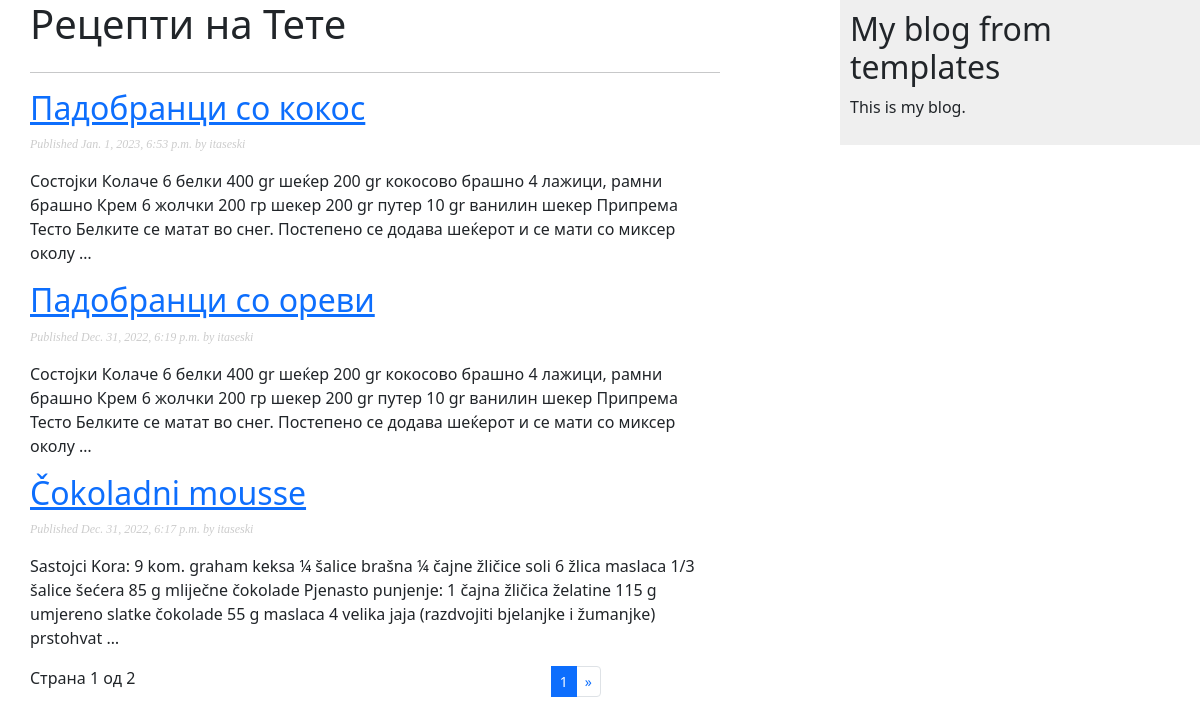
Before: / with the older database file.
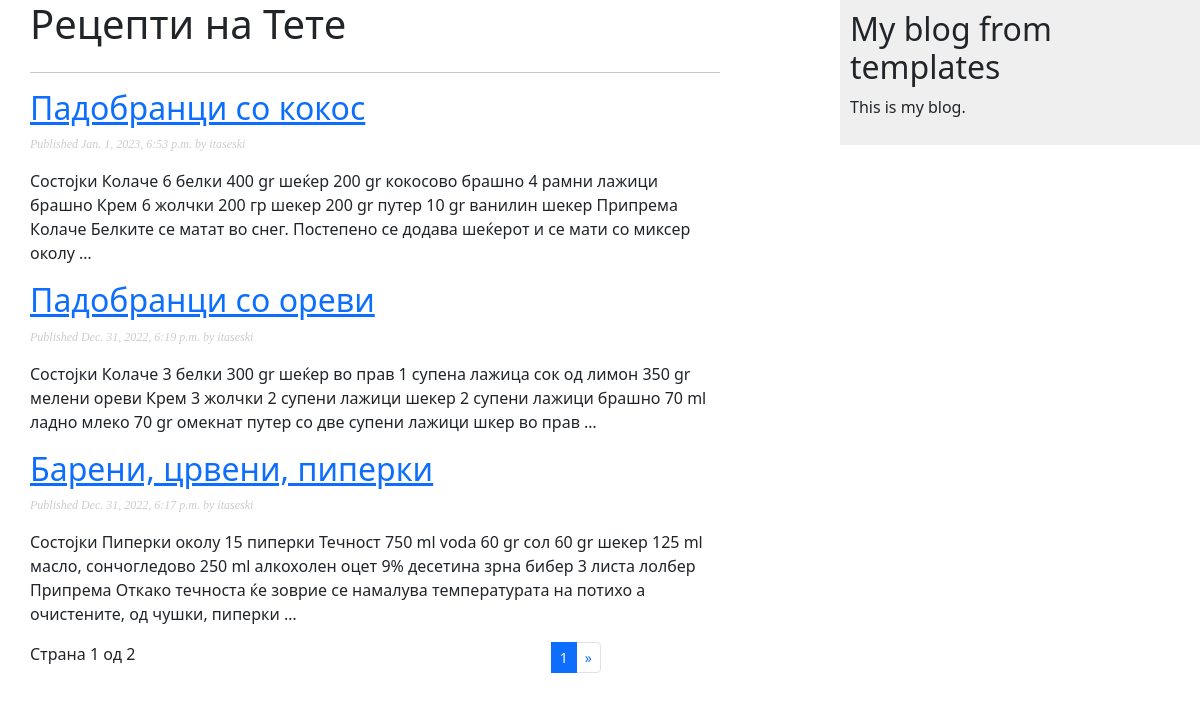
After: the same page with the newer database file.
### blog/models.py (models this page shows, shortened)
class Post(models.Model):
    class Status(models.TextChoices):
        DRAFT = 'DF', 'Draft'
        PUBLISHED = 'PB', 'Published'
    title = models.CharField(max_length=256)
    slug = models.SlugField(max_length=250, unique_for_date='publish')
    author = models.ForeignKey(User,
                               on_delete=models.CASCADE,
                               related_name='blog_posts')
    content = models.TextField(blank=True)
    publish = models.DateTimeField(default=timezone.now)
    created = models.DateTimeField(auto_now_add=True)
    updated = models.DateTimeField(auto_now=True)
    status = models.CharField(max_length=2,
                              choices=Status.choices,
                              default=Status.DRAFT)
    objects = models.Manager() # The default manager.
    published = PublishedManager() # Our custom manager.
    class Meta:
        ordering = ['-publish']
        indexes = [
            models.Index(fields=['-publish']),
        ] # Note: Index ordering is not supported on MySQL
    def get_absolute_url(self):
        return reverse('blog:post_detail',
                       args=[self.publish.year,
                             self.publish.month,
                             self.publish.day,
                             self.slug])

### blog/views.py (the view)
# urls.py: path('', views.PostListView.as_view(), name='post_list'),
class PostListView(ListView):
    queryset = Post.published.all()
    context_object_name = 'posts'
    paginate_by = 3
    template_name = 'blog/post/list.html'

### templates/blog/post/list.html (shortened to what this page needs)
{% extends "blog/base.html" %}
{% block content %}
    <h1 class="mb-4">Рецепти на Тете</h1>
    <hr>
    {% for post in posts %}
        <h2>
            <a href="{{ post.get_absolute_url }}">
                {{ post.title }}
            </a>
        </h2>
        <p class="date">
            Published {{ post.publish }} by {{ post.author }}
        </p>
        {{ post.content|truncatewords:45|linebreaks }}
    {% endfor %}
    {% include "pagination.html" with page=page_obj %}
{% endblock %}

### templates/blog/base.html (shortened to what this page needs)
{% load static %}
<!DOCTYPE html>
<html>
<head>
  <link href="https://cdn.jsdelivr.net/npm/bootstrap@5.3.0-alpha1/dist/css/bootstrap.min.css" rel="stylesheet">
  <link href="{% static "css/blog.css" %}" rel="stylesheet">
</head>
<body>
  <div id="content">
    {% block content %}
    {% endblock %}
  </div>
  <div id="sidebar">
    <h2>My blog from templates</h2>
    <p>This is my blog.</p>
  </div>
</body>
</html>

### blog/templates/pagination.html (shortened to what this page needs)
<div class="row">
  <div class="col-xl-10">
      <ul class="pagination pagination-sm justify-content-center">
        <li class="page-item active me-auto">
          <p class="ms-auto">Страна {{ page.number }} од {{ page.paginator.num_pages }}</p>
        </li>
        <li class="page-item active">
          <a class="page-link" href="#">{{ page.number }}</a>
        </li>
        {% if page.has_next %}
          <li class="page-item">
            <a class="page-link" href="?page={{ page.next_page_number }}"><span aria-hidden="true">&raquo;</span></a>
          </li>
        {% endif %}
      </ul>
  </div>
  <div class="col-xl-2">
  </div>
</div>

### blog/static/css/blog.css (style rules this page uses)
#content { float:left; width:60%; padding:0 0 0 30px; }
#sidebar { float:right; width:30%; padding:10px; background:#efefef; height:100%; }
p.date { color:#ccc; font-family: georgia, serif; font-size: 12px; font-style: italic; }

Changed rows visible on the page:
changed Post "Падобранци со кокос": content "…gr кокосово брашно 4 лажици, рамни брашно Крем 6 жолчки 200 гр шекер 200 gr путер 10 gr вaнилин шекер Припрема Тесто Белките се матат во…" → "…gr кокосово брашно 4 рамни лажици брашно Крем 6 жолчки 200 гр шекер 200 gr путер 10 gr вaнилин шекер Припрема Колаче Белките се матат во…"
changed Post "Падобранци со ореви": content "Состојки Колаче 6 белки 400 gr шеќер 200 gr кокосово брашно 4 лажици, рамни брашно Крем 6 жолчки 200 гр шекер 200 gr путер 10 gr вaнилин шекер Припрема Тесто Белките се матат во снег. Постепено се додава шеќерот и се мати со миксер околу …" → "Состојки Колаче 3 белки 300 gr шеќер во прав 1 супена лажица сок од лимон 350 gr мелени ореви Крем 3 жолчки 2 супени лажици шекер 2 супени лажици брашно 70 ml ладно млеко 70 gr омекнат путер со две супени лажици шкер во прав …"
changed Post: title "Čokoladni mousse" → "Барени, црвени, пиперки"; content "Sastojci Kora: 9 kom. graham keksa ¼ šalice brašna ¼ čajne žličice soli 6 žlica maslaca 1/3 šalice šećera 85 g mliječne čokolade Pjenasto punjenje: 1 čajna žličica želatine 115 g umjereno slatke čokolade 55 g maslaca 4 velika jaja (razdvojiti bjelanjke i žumanjke) prstohvat …" → "Состојки Пиперки околу 15 пиперки Течност 750 ml voda 60 gr сол 60 gr шекер 125 ml масло, сончогледово 250 ml алкохолен оцет 9% десетина зрна бибер 3 листа лолбер Припрема Откако течноста ќе зоврие се намалува температурата на потихо а очистените, од чушки, пиперки …"
